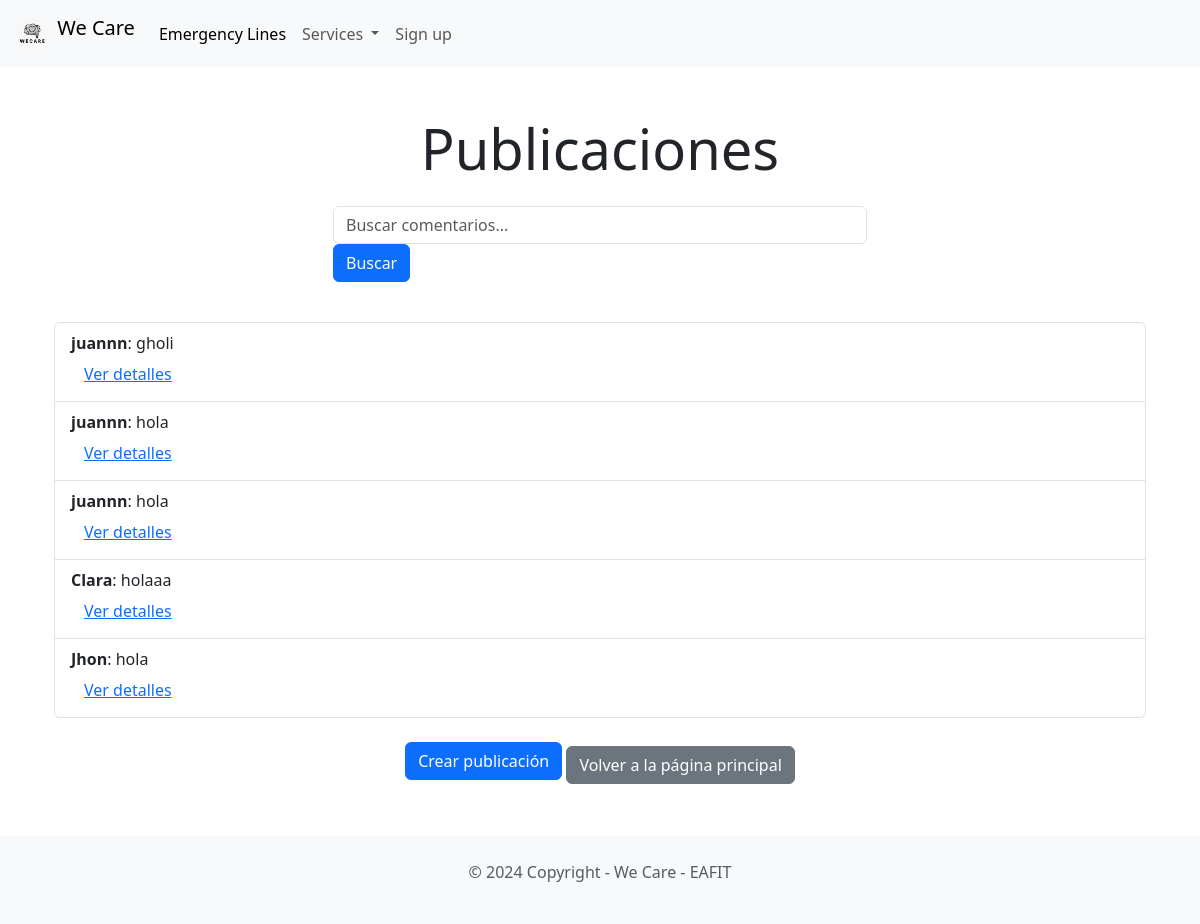
/comentarios/, run on an earlier commit of the app's database.
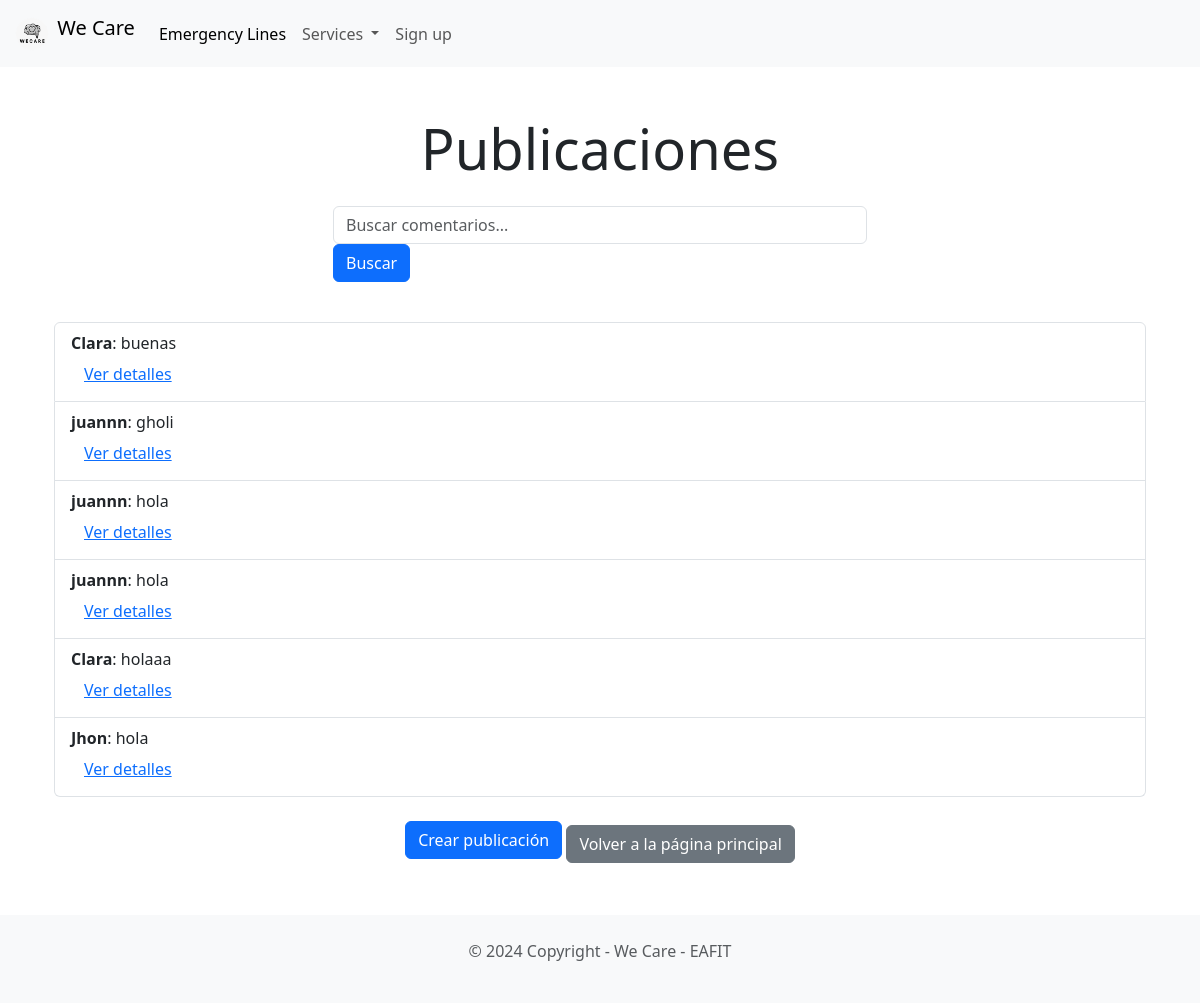
And on a later commit of the database.
### Forum/models.py (models this page shows, shortened)
class Comentario(models.Model):
    titulo = models.CharField(max_length=255)
    texto = models.TextField()
    autor = models.ForeignKey(User, on_delete=models.CASCADE)
    fecha_creacion = models.DateTimeField(auto_now_add=True)

### Forum/views.py (the view)
# urls.py: path('comentarios/', Forum_views.comentarios_view, name='comentarios'),  # Lista de comentarios
def comentarios_view(request):
    comentarios = Comentario.objects.order_by('-fecha_creacion')
    return render(request, 'Forum/comentarios.html', {'comentarios': comentarios})

### appointment/views.py (called while the page is built)
def get_future_reminders(request):
    future_reminder_count = Reminder.objects.filter(reminder_date__gte=timezone.now()).count()
    return {'future_reminder_count': future_reminder_count}

### Forum/templates/Forum/comentarios.html (shortened to what this page needs)
{% extends "base.html" %}
{% block content %}
    <div class="container my-5">
        <div class="text-center">
            <h1 class="display-4">Publicaciones</h1>
        </div>
        <div class="row mt-4">
            <div class="col-lg-6 offset-lg-3">
                <form action="{% url 'buscar-comentario' %}" method="post" class="form-inline justify-content-center">
                    <input type="text" name="texto" class="form-control mr-2" placeholder="Buscar comentarios..." required>
                    <button type="submit" class="btn btn-primary">Buscar</button>
                </form>
            </div>
        </div>
        <div class="row mt-4">
            <div class="col-12">
                {% if comentarios %}
                    <ul class="list-group">
                        {% for comentario in comentarios %}
                            <li class="list-group-item">
                                <strong>{{ comentario.autor.username }}</strong>: {{ comentario.texto }}
                                <br>
                                <a href="{% url 'detalle-comentario' comentario.id %}" class="btn btn-link">Ver detalles</a>
                            </li>
                        {% endfor %}
                    </ul>
                {% else %}
                    <p>No hay comentarios disponibles.</p>
                {% endif %}
            </div>
        </div>
        <div class="text-center mt-4">
            <a href="{% url 'crear-comentario' %}" class="btn btn-primary mb-2">Crear publicación</a>
            <a href="{% url 'home' %}" class="btn btn-secondary">Volver a la página principal</a>
        </div>
    </div>
{% endblock content %}

### WeCare/templates/base.html (shortened to what this page needs)
<head>
  <link href="https://cdn.jsdelivr.net/npm/bootstrap@5.3.3/dist/css/bootstrap.min.css" rel="stylesheet">
</head>
<nav class="navbar navbar-expand-lg bg-body-tertiary">
  <div class="container-fluid">
      <a class="navbar-brand" href="{% url 'home' %}">
          {% load static %}
          <img src="{% static 'images/home.png' %}" alt="" width="40" height="40" class="d-inline-block align-text-top"/>
          We Care
      </a>
      <div class="collapse navbar-collapse" id="navbarSupportedContent">
          <ul class="navbar-nav me-auto mb-2 mb-lg-0">
              <li class="nav-item">
                  <a class="nav-link active" aria-current="page" href="{% url 'emergency' %}">Emergency Lines</a>
              </li>
              <li class="nav-item dropdown">
                  <a class="nav-link dropdown-toggle" href="#" id="navbarDropdown" role="button" data-bs-toggle="dropdown" aria-expanded="false">
                      Services
                  </a>
              </li>
              <li class="nav-item">
                  <a class="nav-link" href="#">Sign up</a>
              </li>
          </ul>
        <ul class="navbar-nav ms-auto mb-2 mb-lg-0">
          <li class="nav-item">
            <a class="nav-link" href="{% url 'reminder_list' %}">
            </a>
          </li>
        </ul>
      </div>
  </div>
</nav>
<div class="container">
  {% block content %}
  {% endblock content%}
</div>
<footer class="text-center text-lg-start bg-light text-muted mt-4">
  <div class="container">
      <div class="row">
          <div class="text-center p-4">
              <p>© 2024 Copyright - We Care - EAFIT </p>
          </div>
      </div>
  </div>
</footer>

What changed in the data, as far as the page shows it:
added Comentario: autor.username "Clara", texto "buenas"
